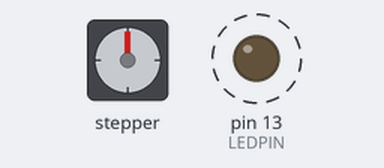
Bench run of a program on a simulated Arduino Uno, built with avr-gcc and run on an emulated ATmega328P. Shown: stepper motor, output pins drawn as LEDs (lit = HIGH). Dashed ring = blinking. Stepper angles assume 4096 steps per turn.

Above: at 0.05 s.
Timing chart, 0 to 3.8 s (numbered marks = the images above):
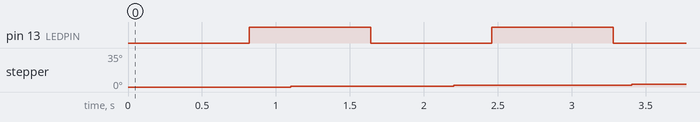

Measured:
- by itself, pin 13 (LEDPIN): alternates HIGH for 0.82 s and LOW for 0.82 s

The program:

main.cpp
```cpp
#include <Arduino.h>
#include <Stepper.h>

#define LEDPIN 13

// for your motor
// initialize the stepper library on pins 2 through 5:
#define STEPSPERREVOLUTION 4096
Stepper myStepper(STEPSPERREVOLUTION, 2, 3, 4, 5);

int stepCount = 0;         // number of steps the motor has taken

void setup() {
  // initialize the serial port:
  // Serial.begin(9600);
 pinMode(LEDPIN, OUTPUT);

  // initialize timer1
  noInterrupts();           // disable all interrupts
  TCCR1A = 0;
  TCCR1B = 0;

  // TCNT1 = 34286;            // preload timer 65536-16MHz/256/2Hz
  TCNT1 = 14286;            // preload timer 65536-16MHz/256/2Hz
  TCCR1B |= (1 << CS12);    // 256 prescaler
  TIMSK1 |= (1 << TOIE1);   // enable timer overflow interrupt
  interrupts();             // enable all interrupts}
}

ISR(TIMER1_OVF_vect)        // interrupt service routine that wraps a user defined function supplied by attachInterrupt
{
  // TCNT1 = 34286;                // preload timer
  TCNT1 = 14286;            // preload timer
  digitalWrite(LEDPIN, digitalRead(LEDPIN) ^ 1);
}

void loop() {
  // step one step:
  myStepper.step(1);
  // Serial.print("steps:");
  // Serial.println(stepCount);
  stepCount++;
  delay(100);
}
```
